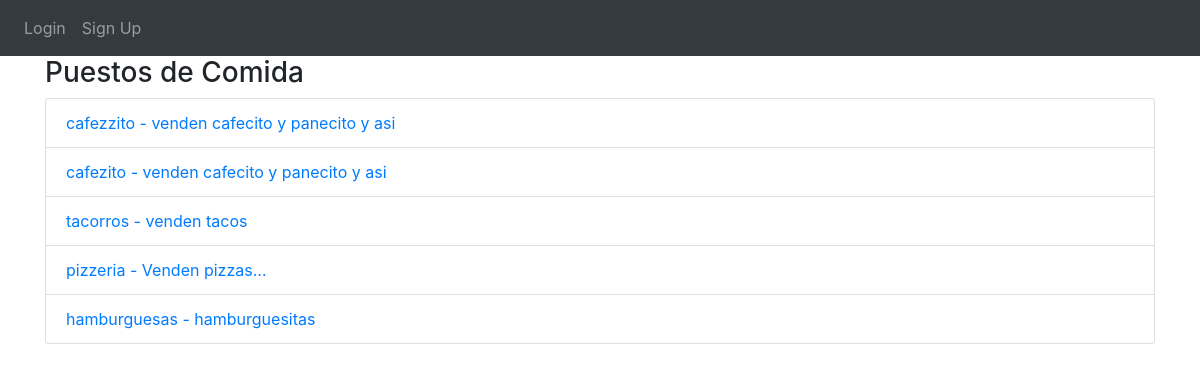
The app's page /food-stalls with its own data.
### website/models.py (models this page shows)
class FoodStall(db.Model):
    id = db.Column(db.Integer, primary_key=True)
    name = db.Column(db.String(200))
    description = db.Column(db.String(1000))
    latitude = db.Column(db.Integer)  # Localizacion
    longitude = db.Column(db.Integer)
    image_url = db.Column(db.String(500))  # URL de la foto
    user_id = db.Column(db.Integer, db.ForeignKey('user.id'))  # Relación con el usuario que sube el puesto
    reviews = db.relationship('Review', backref='related_food_stall', lazy=True)  # Relación con las reseñas

### website/food_stalls.py (the view)
@food_stalls.route('/food-stalls')
def view_food_stalls():
    food_stalls_list = FoodStall.query.all()  # Obtener todos los puestos de comida
    return render_template('food_stalls_list.html', food_stalls=food_stalls_list, user=current_user)  # Se pasa la lista de puestos de comida

### website/templates/food_stalls_list.html (shortened to what this page needs)
{% extends "base.html" %}
{% block content %}
<h3>Puestos de Comida</h3>
<ul class="list-group">
  {% for stall in food_stalls %}
  <li class="list-group-item">
    <a href="{{ url_for('food_stalls.view_food_stall', id=stall.id) }}">
      {{ stall.name }} - {{ stall.description }}
    </a>
  </li>
  {% endfor %}
</ul>
{% endblock %}

### website/templates/base.html (shortened to what this page needs)
<!DOCTYPE html>
<html>
  <head>
    <link
      rel="stylesheet"
      href="https://stackpath.bootstrapcdn.com/bootstrap/4.4.1/css/bootstrap.min.css"
    />
    <link
      rel="stylesheet"
      href="https://stackpath.bootstrapcdn.com/font-awesome/4.7.0/css/font-awesome.min.css"
    />
  </head>
  <body>
    <nav class="navbar navbar-expand-lg navbar-dark bg-dark">
      <div class="collapse navbar-collapse" id="navbar">
        <div class="navbar-nav">
          {% if user.is_authenticated %}
          <a class="nav-item nav-link" id="home" href="/">Home</a>
          <a class="nav-item nav-link" id="food-stalls" href="{{ url_for('food_stalls.view_food_stalls') }}">Puestos de Comida</a>
          <a class="nav-item nav-link" id="add-food-stall" href="{{ url_for('food_stalls.add_food_stall') }}">Añadir Puesto</a>
          <a class="nav-item nav-link" id="logout" href="/logout">Logout</a>
          {% else %}
          <a class="nav-item nav-link" id="login" href="/login">Login</a>
          <a class="nav-item nav-link" id="signUp" href="/sign-up">Sign Up</a>
          {% endif %}
        </div>
      </div>
    </nav>
    <div class="container">{% block content %} {% endblock %}</div>
  </body>
</html>

### records on screen
FoodStall: name "cafezzito", description "venden cafecito y panecito y asi"
FoodStall: name "cafezito", description "venden cafecito y panecito y asi"
FoodStall: name "tacorros", description "venden tacos"
FoodStall: name "pizzeria", description "Venden pizzas..."
FoodStall: name "hamburguesas", description "hamburguesitas"
